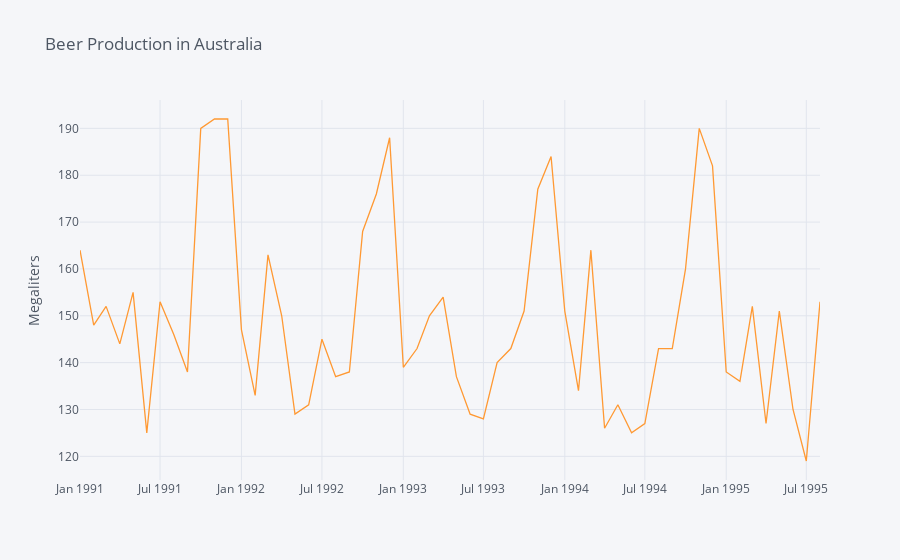

Notebook source saved alongside this figure:
### Code cell
#Australian beer sales
beer = pd.read_csv("beer.csv", index_col = 0)
beer.index = pd.to_datetime(beer.index)
iplot(beer.iplot(title="Beer Production in Australia", yTitle = "Megaliters", asFigure=True))

### Figure 1 — Plotly figure (JSON) as saved in the notebook; plotly's stock layout.template omitted (floating-point values rounded to 4 significant figures)
{"data": [{"line": {"color": "rgba(255, 153, 51, 1.0)", "dash": "solid", "shape": "linear", "width": 1.3}, "mode": "lines", "name": "beer", "text": "", "type": "scatter", "x": ["1991-01-01", "1991-02-01", "1991-03-01", "1991-04-01", "1991-05-01", "1991-06-01", "1991-07-01", "1991-08-01", "1991-09-01", "1991-10-01", "1991-11-01", "1991-12-01", "1992-01-01", "1992-02-01", "1992-03-01", "1992-04-01", "1992-05-01", "1992-06-01", "1992-07-01", "1992-08-01", "1992-09-01", "1992-10-01", "1992-11-01", "1992-12-01", "1993-01-01", "1993-02-01", "1993-03-01", "1993-04-01", "1993-05-01", "1993-06-01", "1993-07-01", "1993-08-01", "1993-09-01", "1993-10-01", "1993-11-01", "1993-12-01", "1994-01-01", "1994-02-01", "1994-03-01", "1994-04-01", "1994-05-01", "1994-06-01", "1994-07-01", "1994-08-01", "1994-09-01", "1994-10-01", "1994-11-01", "1994-12-01", "1995-01-01", "1995-02-01", "1995-03-01", "1995-04-01", "1995-05-01", "1995-06-01", "1995-07-01", "1995-08-01"], "y": [164, 148, 152, 144, 155, 125, 153, 146, 138, 190, 192, 192, 147, 133, 163, 150, 129, 131, 145, 137, 138, 168, 176, 188, 139, 143, 150, 154, 137, 129, 128, 140, 143, 151, 177, 184, 151, 134, 164, 126, 131, 125, 127, 143, 143, 160, 190, 182, 138, 136, 152, 127, 151, 130, 119, 153]}], "layout": {"legend": {"bgcolor": "#F5F6F9", "font": {"color": "#4D5663"}}, "paper_bgcolor": "#F5F6F9", "plot_bgcolor": "#F5F6F9", "title": {"font": {"color": "#4D5663"}, "text": "Beer Production in Australia"}, "xaxis": {"gridcolor": "#E1E5ED", "showgrid": true, "tickfont": {"color": "#4D5663"}, "title": {"font": {"color": "#4D5663"}, "text": ""}, "zerolinecolor": "#E1E5ED"}, "yaxis": {"gridcolor": "#E1E5ED", "showgrid": true, "tickfont": {"color": "#4D5663"}, "title": {"font": {"color": "#4D5663"}, "text": "Megaliters"}, "zerolinecolor": "#E1E5ED"}}}
